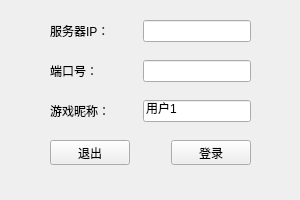
<?xml version="1.0" encoding="UTF-8"?>
<ui version="4.0">
 <class>loginWin</class>
 <widget class="QWidget" name="loginWin">
  <property name="geometry">
   <rect>
    <x>0</x>
    <y>0</y>
    <width>300</width>
    <height>200</height>
   </rect>
  </property>
  <property name="windowTitle">
   <string>loginWin</string>
  </property>
  <widget class="QWidget" name="layoutWidget">
   <property name="geometry">
    <rect>
     <x>50</x>
     <y>140</y>
     <width>201</width>
     <height>25</height>
    </rect>
   </property>
   <layout class="QHBoxLayout" name="horizontalLayout">
    <item>
     <widget class="QPushButton" name="exit">
      <property name="text">
       <string>退出</string>
      </property>
     </widget>
    </item>
    <item>
     <spacer name="horizontalSpacer">
      <property name="orientation">
       <enum>Qt::Horizontal</enum>
      </property>
      <property name="sizeHint" stdset="0">
       <size>
        <width>40</width>
        <height>20</height>
       </size>
      </property>
     </spacer>
    </item>
    <item>
     <widget class="QPushButton" name="login">
      <property name="text">
       <string>登录</string>
      </property>
     </widget>
    </item>
   </layout>
  </widget>
  <widget class="QWidget" name="layoutWidget">
   <property name="geometry">
    <rect>
     <x>50</x>
     <y>20</y>
     <width>201</width>
     <height>22</height>
    </rect>
   </property>
   <layout class="QHBoxLayout" name="horizontalLayout_2">
    <item>
     <widget class="QLabel" name="label">
      <property name="text">
       <string>服务器IP：</string>
      </property>
     </widget>
    </item>
    <item>
     <widget class="QLineEdit" name="serverIP">
      <property name="sizePolicy">
       <sizepolicy hsizetype="Fixed" vsizetype="Fixed">
        <horstretch>0</horstretch>
        <verstretch>0</verstretch>
       </sizepolicy>
      </property>
     </widget>
    </item>
   </layout>
  </widget>
  <widget class="QWidget" name="layoutWidget">
   <property name="geometry">
    <rect>
     <x>50</x>
     <y>60</y>
     <width>201</width>
     <height>22</height>
    </rect>
   </property>
   <layout class="QHBoxLayout" name="horizontalLayout_3">
    <item>
     <widget class="QLabel" name="label_2">
      <property name="text">
       <string>端口号：</string>
      </property>
     </widget>
    </item>
    <item>
     <widget class="QLineEdit" name="serverPort">
      <property name="sizePolicy">
       <sizepolicy hsizetype="Fixed" vsizetype="Fixed">
        <horstretch>0</horstretch>
        <verstretch>0</verstretch>
       </sizepolicy>
      </property>
     </widget>
    </item>
   </layout>
  </widget>
  <widget class="QWidget" name="layoutWidget">
   <property name="geometry">
    <rect>
     <x>50</x>
     <y>100</y>
     <width>201</width>
     <height>22</height>
    </rect>
   </property>
   <layout class="QHBoxLayout" name="horizontalLayout_4">
    <item>
     <widget class="QLabel" name="label_3">
      <property name="text">
       <string>游戏昵称：</string>
      </property>
     </widget>
    </item>
    <item>
     <widget class="QLineEdit" name="userId">
      <property name="sizePolicy">
       <sizepolicy hsizetype="Fixed" vsizetype="Fixed">
        <horstretch>0</horstretch>
        <verstretch>0</verstretch>
       </sizepolicy>
      </property>
      <property name="text">
       <string>用户1</string>
      </property>
     </widget>
    </item>
   </layout>
  </widget>
 </widget>
 <resources/>
 <connections/>
</ui>
